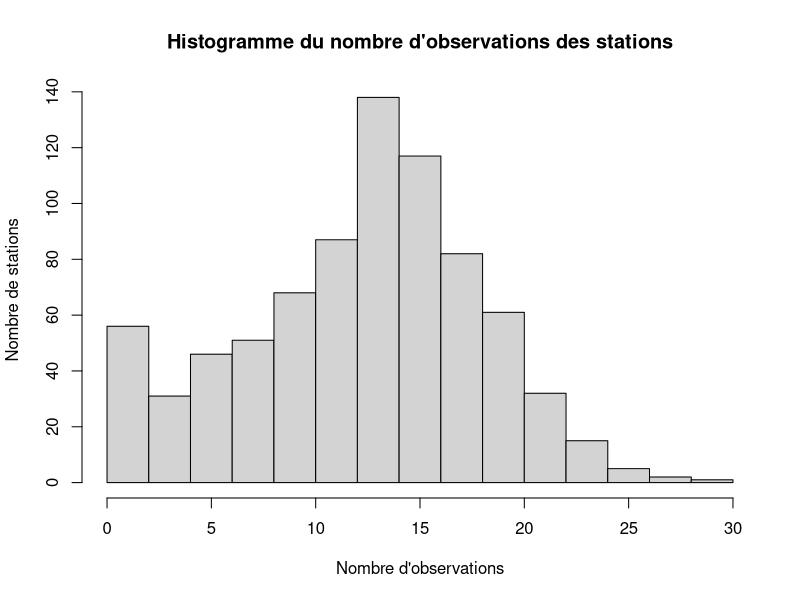
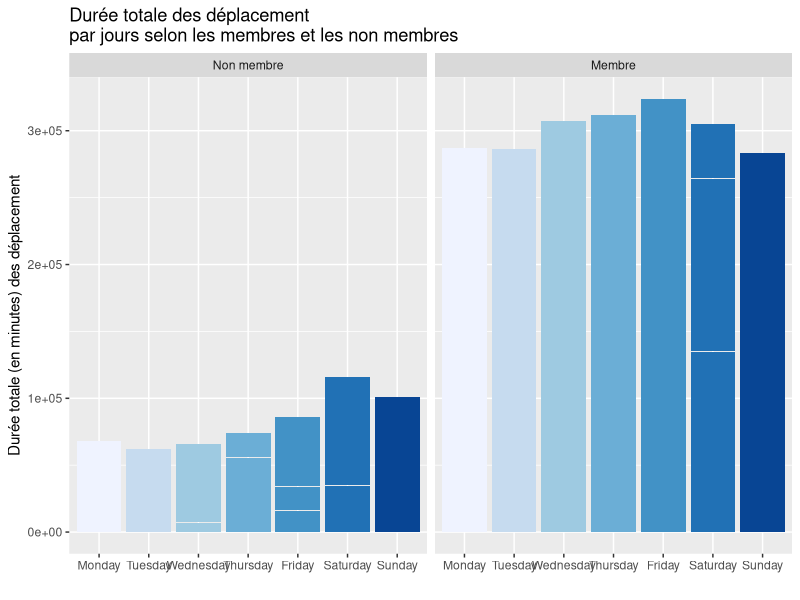
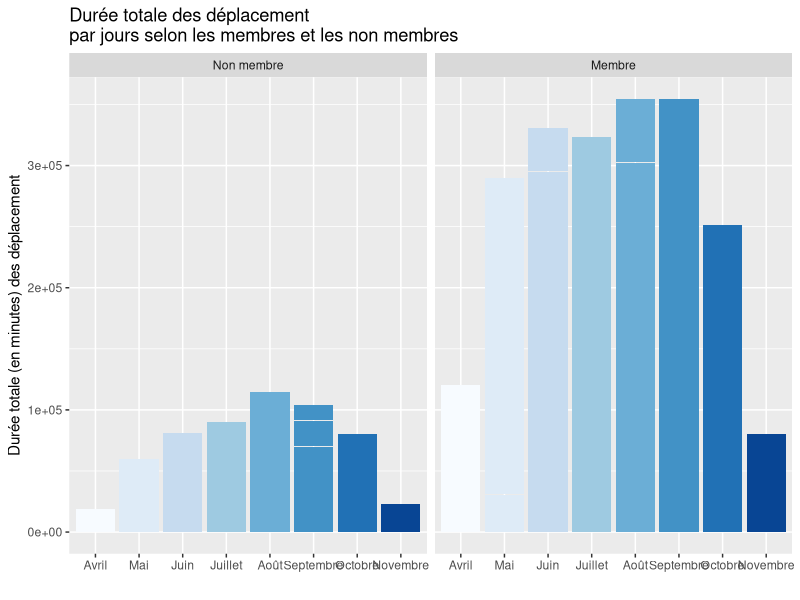
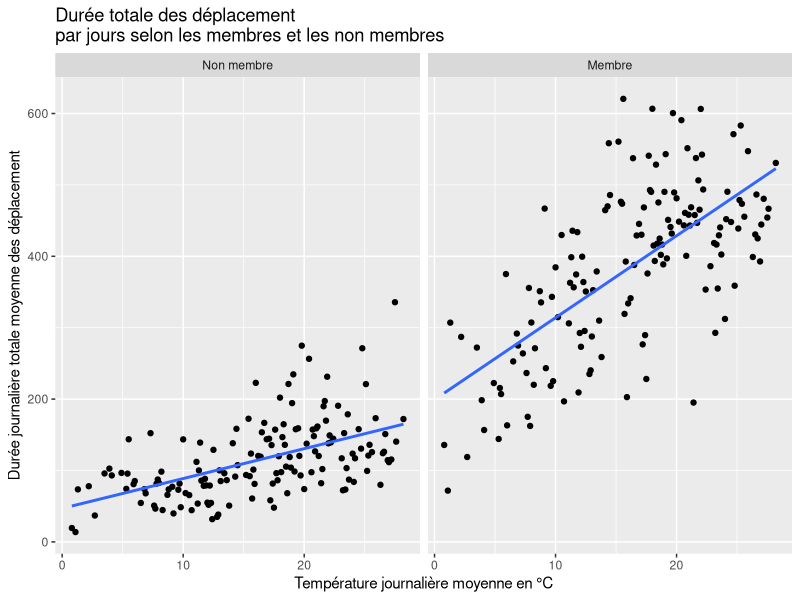
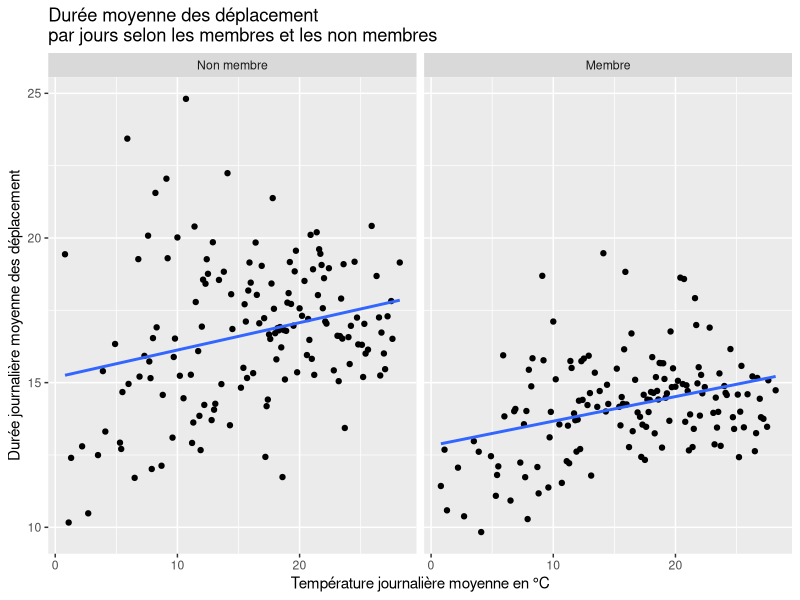
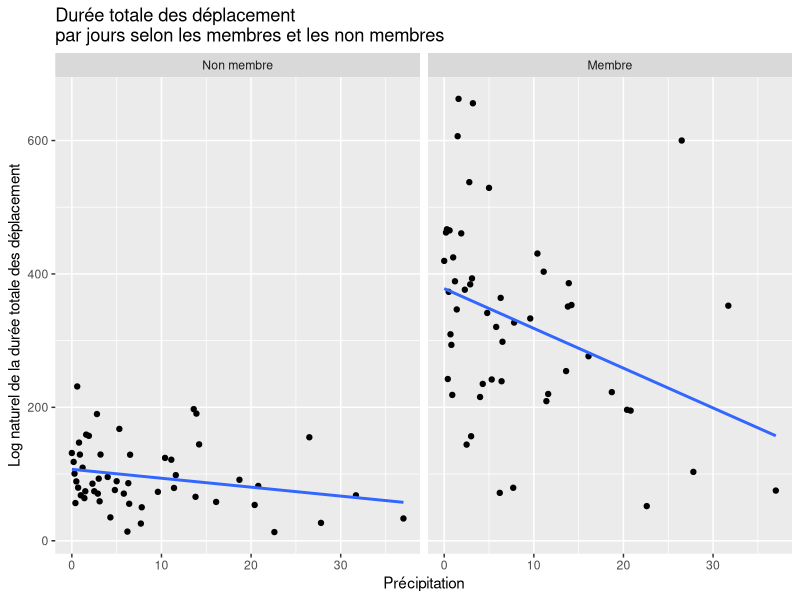
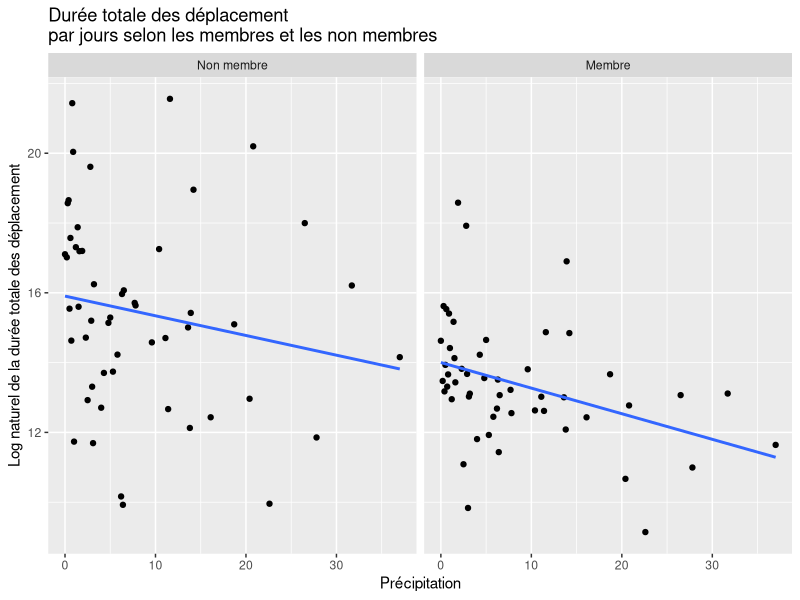
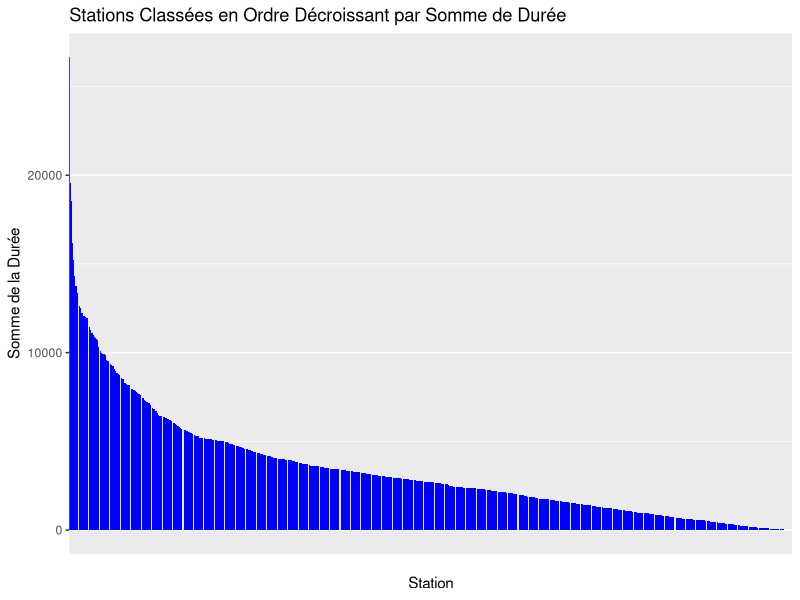

Recreate these plots in R, in order.
## ---- chunk 1
knitr::opts_chunk$set(echo = FALSE)
knitr::opts_chunk$set(message = FALSE)
knitr::opts_chunk$set(warning = FALSE)
knitr::opts_chunk$set(error = FALSE)
## ---- chunk 2
library(tidyverse)
library(ggthemes)
library(RColorBrewer)
library(knitr)
## ---- chunk 3
dat = read.csv("bixi1.csv")

## ---- chunk 4
#Importation des données
bixi_raw_data_df= dat
#bixi_raw_data_df=read.table("raw_data/bixi1.csv", sep = ",", header = T)
## ---- chunk 5
knitr::kable(head(bixi_raw_data_df), caption="6 premières observations du jeu de données")
## ---- chunk 6
knitr::kable(tail(bixi_raw_data_df), caption="6 dernières observations du jeu de données")
## ---- chunk 7
str(bixi_raw_data_df)
## ---- chunk 8
options(knitr.kable.NA = "")
bixi_df=data.frame(station=as.factor(bixi_raw_data_df$station),
                   mm=as.factor(bixi_raw_data_df$mm),
                   dd=as.factor(bixi_raw_data_df$dd),
                   wday=as.factor(bixi_raw_data_df$wday),
                   mem=as.factor(bixi_raw_data_df$mem),
                   holiday=as.factor(bixi_raw_data_df$holiday),
                   bixi_raw_data_df[,7:ncol(bixi_raw_data_df)])
knitr::kable(summary(bixi_df), caption="Sommaire des observations")
## ---- chunk 9
freqTable_station=table(bixi_df$station)
hist(freqTable_station, xlab = "Nombre d'observations", ylab = "Nombre de stations", main = "Histogramme du nombre d'observations des stations")
## ---- chunk 10
dat$wday <- factor(dat$wday,
                   levels = c("Monday", "Tuesday", "Wednesday", "Thursday", "Friday", "Saturday", "Sunday"))

label <- c(`1` = "Membre", `0` = "Non membre")
## ---- chunk 11
ggplot(dat, aes(x=wday, y=dur,
           fill = wday)) +
  geom_bar(stat = "identity") +
  scale_fill_brewer(palette = "Blues")+
  facet_wrap(~ mem,labeller=labeller(mem=label))+
  theme(legend.position="none")+
  labs(title = "Durée totale des déplacement \npar jours selon les membres et les non membres")+
  xlab("")+
  ylab("Durée totale (en minutes) des déplacement")
## ---- chunk 12
dat$wday <- factor(dat$wday,
                   levels = c("Monday", "Tuesday", "Wednesday", "Thursday", "Friday", "Saturday", "Sunday"))

label <- c(`1` = "Membre", `0` = "Non membre")
## ---- chunk 13
ggplot(dat, aes(as.factor(mm), dur, fill = as.factor(mm))) +
  geom_bar(stat = "identity") +
  scale_fill_brewer(palette = "Blues")+
  facet_wrap(~ mem,labeller=labeller(mem=label))+
  theme(legend.position="none")+
  scale_x_discrete(breaks = 4:11,labels=c("Avril","Mai","Juin", "Juillet", "Août", "Septembre", "Octobre", "Novembre")) +
  labs(title = "Durée totale des déplacement \npar jours selon les membres et les non membres")+
  xlab("")+
  ylab("Durée totale (en minutes) des déplacement")
## ---- chunk 14
dat_temp <- dat %>%
  select(mem, dur, temp, avg) %>% 
  group_by(temp, mem) %>%
  summarise(dur = (mean(dur)),
            avg = mean(avg))
## ---- chunk 15
ggplot(dat_temp, aes(temp, dur)) +
  geom_point() +
  facet_wrap(~mem,labeller=labeller(mem=label))+
  geom_smooth(method='lm',  se=FALSE) +
  labs(title = "Durée totale des déplacement \npar jours selon les membres et les non membres")+
  xlab("Température journalière moyenne en °C")+
  ylab("Durée journalière totale moyenne des déplacement")

ggplot(dat_temp, aes(temp, avg)) +
  geom_point() +
  facet_wrap(~mem,labeller=labeller(mem=label))+
  geom_smooth(method='lm',  se=FALSE) +
  labs(title = "Durée moyenne des déplacement \npar jours selon les membres et les non membres")+
  xlab("Température journalière moyenne en °C")+
  ylab("Durée journalière moyenne des déplacement")

dat_temp_cor = dat_temp %>% 
  group_by(mem) %>%
  summarise(cor = cor(temp,dur),
            cor_avg = cor(temp,avg))
## ---- chunk 16
dat_rain <- dat %>%
  select(mem, dur, rain, avg) %>% 
  group_by(rain, mem) %>%
  summarise(dur = mean(dur),
            avg = mean(avg))

## ---- chunk 17
ggplot(dat_rain, aes(rain, dur)) +
  geom_point() +
  facet_wrap(~mem,labeller=labeller(mem=label)) +
  geom_smooth(method='lm', se=FALSE) +
  labs(title = "Durée totale des déplacement \npar jours selon les membres et les non membres")+
  xlab("Précipitation")+
  ylab("Log naturel de la durée totale des déplacement")

ggplot(dat_rain, aes(rain, avg)) +
  geom_point() +
  facet_wrap(~mem,labeller=labeller(mem=label)) +
  geom_smooth(method='lm', se=FALSE) +
  labs(title = "Durée totale des déplacement \npar jours selon les membres et les non membres")+
  xlab("Précipitation")+
  ylab("Log naturel de la durée totale des déplacement")

dat_rain_cor = dat_rain %>% 
  group_by(mem) %>%
  summarise(cor = cor(rain,dur))
## ---- chunk 18
dat_mem <- dat %>%
  select(mem, avg, dur) %>% 
  group_by(mem) %>%
  summarise(avg = mean(avg), dur = sum(dur)) %>% 
  mutate(dur_relative = ifelse(mem == 1, dur / sum(dat$mem == 1), dur / sum(dat$mem ==0))) %>% 
  mutate(mem = ifelse(mem == 1, "Membre", "Non-membre"))
## ---- chunk 19
kable(dat_mem, col.names = c("Membre", "Durée moyenne", "Durée totale", "Durée totale relative"), caption = "Détail sur la durée selon les abonnements")
## ---- chunk 20
dat_hol <- dat %>%
  select(holiday, avg, dur) %>% 
  group_by(holiday) %>%
  summarise(avg = mean(avg), dur = sum(dur)) %>% 
  mutate(dur_relative = ifelse(holiday == 1, dur / sum(dat$holiday == 1), dur / sum(dat$holiday ==0))) %>% 
  mutate(holiday = ifelse(holiday == 1, "Férié", "Non férié"))


kable(dat_hol, col.names = c("Jour", "Durée moyenne", "Durée totale", "Durée totale relative"), caption = "Détail sur la durée selon les fériés")

## ---- chunk 21
dat_station = dat %>% group_by(station) %>% summarise(dur = sum(dur))
data <- dat_station[order(-dat_station$dur), ]

# Créer un graphique à barres classant les stations en ordre décroissant
ggplot(data, aes(x = factor(station, levels = unique(data$station)), y = dur)) +
  geom_bar(stat = "identity", fill = "blue") +
  labs(x = "Station", y = "Somme de la Durée", title = "Stations Classées en Ordre Décroissant par Somme de Durée") +
  scale_x_discrete(labels = rep("", length(data$station))) +
  theme(panel.grid.major.x = element_blank(),
        axis.ticks.x = element_blank())
  
top3_stat_dur = head(data, 3)
## ---- chunk 22
dat_temp_ntot <- dat %>%
  select(mem, n_tot, temp) %>% 
  group_by(temp, mem) %>%
  summarise(n_tot = (mean(n_tot)))

ggplot(dat_temp_ntot, aes(temp, n_tot)) +
  geom_point() + geom_smooth(method='lm', se=FALSE) +
  facet_wrap(~mem,labeller=labeller(mem=label)) +
  labs(title = "Nombre moyen de déplacements \npar rapport à la température")+
  xlab("Température en °C")+
  ylab("Nombre de déplacement moyen")

dat_temp_ntot_cor = dat_temp_ntot %>% 
  group_by(mem) %>%
  summarise(cor = cor(temp,n_tot))
## ---- chunk 23

mean_temp_vs_mm <- round(aggregate(dat$temp~dat$mm, FUN=mean, na.rm = TRUE), digits=2)
kable(mean_temp_vs_mm, col.names = c("Mois","Température moyenne (°C)"), caption = "Température moyenne par mois")

## ---- chunk 24
dat_rain_ntot <- dat %>%
  select(mem, n_tot, rain) %>% 
  group_by(rain, mem) %>%
  summarise(n_tot = ((n_tot)))

ggplot(dat_rain_ntot, aes(rain, n_tot)) +
  geom_point() + #geom_smooth(method='lm', se=FALSE) +
  facet_wrap(~mem,labeller=labeller(mem=label)) +
  labs(title = "Nombre moyen de déplacements \npar rapport à la quantité de précipitations")+
  xlab("Quantité de précipitations (mm) par jour")+
  ylab("Nombre de déplacement moyen")

dat_rain_ntot_cor = dat_rain_ntot %>% 
  group_by(mem) %>%
  summarise(cor = cor(rain,n_tot))
## ---- chunk 25

monday <- select(filter(dat, wday == "Monday" & mem == 1),n_tot,n_AM,n_PM)
v_monday <- c(mean(monday$n_AM),mean(monday$n_PM), mean(monday$n_tot-monday$n_AM-monday$n_PM),mean(monday$n_tot))

monday_nm <- select(filter(dat, wday == "Monday" & mem == 0),n_tot,n_AM,n_PM)
v_monday_nm <- c(mean(monday_nm$n_AM),mean(monday_nm$n_PM),mean(monday_nm$n_tot-monday_nm$n_AM-monday_nm$n_PM),mean(monday_nm$n_tot))


tuesday <- select(filter(dat, wday == "Tuesday" & mem == 1),n_tot,n_AM,n_PM)
v_tuesday <- c(mean(tuesday$n_AM),mean(tuesday$n_PM), mean(tuesday$n_tot-tuesday$n_AM-tuesday$n_PM),mean(tuesday$n_tot))

tuesday_nm <- select(filter(dat, wday == "Tuesday" & mem == 0),n_tot,n_AM,n_PM)
v_tuesday_nm <- c(mean(tuesday_nm$n_AM),mean(tuesday_nm$n_PM),mean(tuesday_nm$n_tot-tuesday_nm$n_AM-tuesday_nm$n_PM),mean(tuesday_nm$n_tot))


wednesday <- select(filter(dat, wday == "Wednesday" & mem == 1),n_tot,n_AM,n_PM)
v_wednesday <- c(mean(wednesday$n_AM),mean(wednesday$n_PM), mean(wednesday$n_tot-wednesday$n_AM-wednesday$n_PM),mean(wednesday$n_tot))

wednesday_nm <- select(filter(dat, wday == "Wednesday" & mem == 0),n_tot,n_AM,n_PM)
v_wednesday_nm <- c(mean(wednesday_nm$n_AM),mean(wednesday_nm$n_PM),mean(wednesday_nm$n_tot-wednesday_nm$n_AM-wednesday_nm$n_PM),mean(wednesday_nm$n_tot))


thursday <- select(filter(dat, wday == "Thursday" & mem == 1),n_tot,n_AM,n_PM)
v_thursday <- c(mean(thursday$n_AM),mean(thursday$n_PM), mean(thursday$n_tot-thursday$n_AM-thursday$n_PM),mean(thursday$n_tot))

thursday_nm <- select(filter(dat, wday == "Thursday" & mem == 0),n_tot,n_AM,n_PM)
v_thursday_nm <- c(mean(thursday_nm$n_AM),mean(thursday_nm$n_PM),mean(thursday_nm$n_tot-thursday_nm$n_AM-thursday_nm$n_PM),mean(thursday_nm$n_tot))


friday <- select(filter(dat, wday == "Friday" & mem == 1),n_tot,n_AM,n_PM)
v_friday <- c(mean(friday$n_AM),mean(friday$n_PM), mean(friday$n_tot-friday$n_AM-friday$n_PM),mean(friday$n_tot))

friday_nm <- select(filter(dat, wday == "Friday" & mem == 0),n_tot,n_AM,n_PM)
v_friday_nm <- c(mean(friday_nm$n_AM),mean(friday_nm$n_PM),mean(friday_nm$n_tot-friday_nm$n_AM-friday_nm$n_PM),mean(friday_nm$n_tot))


saturday <- select(filter(dat, wday == "Saturday" & mem == 1),n_tot,n_AM,n_PM)
v_saturday <- c(mean(saturday$n_AM),mean(saturday$n_PM), mean(saturday$n_tot-saturday$n_AM-saturday$n_PM),mean(saturday$n_tot))

saturday_nm <- select(filter(dat, wday == "Saturday" & mem == 0),n_tot,n_AM,n_PM)
v_saturday_nm <- c(mean(saturday_nm$n_AM),mean(saturday_nm$n_PM),mean(saturday_nm$n_tot-saturday_nm$n_AM-saturday_nm$n_PM),mean(saturday_nm$n_tot))


sunday <- select(filter(dat, wday == "Sunday" & mem == 1),n_tot,n_AM,n_PM)
v_sunday <- c(mean(sunday$n_AM),mean(sunday$n_PM), mean(sunday$n_tot-sunday$n_AM-sunday$n_PM),mean(sunday$n_tot))

sunday_nm <- select(filter(dat, wday == "Sunday" & mem == 0),n_tot,n_AM,n_PM)
v_sunday_nm <- c(mean(sunday_nm$n_AM),mean(sunday_nm$n_PM),mean(sunday_nm$n_tot-sunday_nm$n_AM-sunday_nm$n_PM),mean(sunday_nm$n_tot))


v_semaine <- c(mean(v_monday[1],v_tuesday[1],v_wednesday[1],v_thursday[1],v_friday[1]),+
             mean(v_monday[2],v_tuesday[2],v_wednesday[2],v_thursday[2],v_friday[2]),+
             mean(v_monday[3],v_tuesday[3],v_wednesday[3],v_thursday[3],v_friday[3]),+
             mean(v_monday[4],v_tuesday[4],v_wednesday[4],v_thursday[4],v_friday[4]))

v_fin_semaine <- c(mean(v_saturday[1],v_sunday[1]),+
                 mean(v_saturday[2],v_sunday[2]),+
                 mean(v_saturday[3],v_sunday[3]),+
                 mean(v_saturday[4],v_sunday[4]))


v_semaine_nm <- c(mean(v_monday_nm[1],v_tuesday_nm[1],v_wednesday_nm[1],v_thursday_nm[1],v_friday_nm[1]),+
             mean(v_monday_nm[2],v_tuesday_nm[2],v_wednesday_nm[2],v_thursday_nm[2],v_friday_nm[2]),+
             mean(v_monday_nm[3],v_tuesday_nm[3],v_wednesday_nm[3],v_thursday_nm[3],v_friday_nm[3]),+
             mean(v_monday_nm[4],v_tuesday_nm[4],v_wednesday_nm[4],v_thursday_nm[4],v_friday_nm[4]))

v_fin_semaine_nm <- c(mean(v_saturday_nm[1],v_sunday_nm[1]),+
                 mean(v_saturday_nm[2],v_sunday_nm[2]),+
                 mean(v_saturday_nm[3],v_sunday_nm[3]),+
                 mean(v_saturday_nm[4],v_sunday_nm[4]))

n_tot_vs_day = ceiling(c(v_monday, v_tuesday, v_wednesday, v_thursday, v_friday, v_saturday, v_sunday, v_semaine, v_fin_semaine))
n_tot_vs_day_nm = ceiling(c(v_monday_nm, v_tuesday_nm, v_wednesday_nm, v_thursday_nm, v_friday_nm, v_saturday_nm, v_sunday_nm, v_semaine_nm, v_fin_semaine_nm))


moment <- rep(c("AM", "PM", "Nuit", "Total"),9)

day <- c(rep("Lundi",4), rep("Mardi",4), rep("Mercredi",4), rep("Jeudi",4), rep("Vendredi",4), rep("Samedi",4), rep("Dimanche",4), rep("Semaine",4), rep("Fin de semaine",4))

wday_data_n <- data.frame(moment,n_tot_vs_day,day)
wday_data_n_nm <- data.frame(moment,n_tot_vs_day_nm,day)

wday_data_n <- wday_data_n %>% mutate(day=factor(day, 
                                      levels=c("Lundi", "Mardi", "Mercredi",
                                               "Jeudi", "Vendredi", "Samedi", 
                                               "Dimanche", "Semaine", "Fin de semaine"), ordered=TRUE))

wday_data_n_nm <- wday_data_n_nm %>% mutate(day=factor(day, 
                                      levels=c("Lundi", "Mardi", "Mercredi",
                                               "Jeudi", "Vendredi", "Samedi", 
                                               "Dimanche", "Semaine", "Fin de semaine"), ordered=TRUE))

ggplot(wday_data_n, aes(fill=moment,y = n_tot_vs_day, x = day )) + geom_bar(position="dodge", stat="identity")+
geom_text(aes(label=n_tot_vs_day), position=position_dodge(width=0.9), vjust=-0.25) #+
  #geom_vline(xintercept=7.5, linetype="dotted", color="red", size = 0.8)

ggplot(wday_data_n_nm, aes(fill=moment,y = n_tot_vs_day_nm, x = day )) + geom_bar(position="dodge", stat="identity")+
geom_text(aes(label=n_tot_vs_day_nm), position=position_dodge(width=0.9), vjust=-0.25) #+
  #geom_vline(xintercept=7.5, linetype="dotted", color="red", size = 0.8)
              
## ---- chunk 26

dat_hol_n_tot <- dat %>%
  select(holiday, n_tot) %>% 
  group_by(holiday) %>%
  mutate(mean_n_tot = n_tot) %>% 
  summarise(mean_n_tot = mean(n_tot), n_tot = sum(n_tot)) %>%
  mutate(holiday = ifelse(holiday == 1, "Férié", "Non férié"))

kable(dat_hol_n_tot, col.names = c("Jour", "Nb. déplacement moyen", "Nb. déplacement total"), caption = "Détail sur le nombre de déplacement selon les fériés")

## ---- chunk 27
dat_mem_n_tot <- dat %>%
  select(mem, n_tot) %>% 
  group_by(mem) %>%
  summarise(avg = mean(n_tot), n_tot = sum(n_tot)) %>% 
  mutate(mem = ifelse(mem == 1, "Membre", "Non-membre"))

kable(dat_mem_n_tot, col.names = c("Membre", "Nb. de déplacement moyen", "Nb. de déplacement total"), caption = "Détail sur le nombre de déplacement selon les abonnements")
## ---- chunk 28

etat <- rep(c("Membre", "Non-membre"),8)

mois <- c(rep("Avril",2), rep("Mai",2), rep("Juin",2), rep("Juillet",2), rep("Août",2), rep("Septembre",2), rep("Octobre",2), rep("Novembre",2))

dat_mem_n_tot_vs_mm <- select(filter(dat,mem == 1),n_tot,mm)
dat_nmem_n_tot_vs_mm <- select(filter(dat,mem == 0),n_tot,mm)

#v_n_tot_vs_mm <- ceiling(c(mean(filter(dat_mem_n_tot_vs_mm, mm == 4)$n_tot), mean(filter(dat_nmem_n_tot_vs_mm, mm == 4)$n_tot),+
#                       mean(filter(dat_mem_n_tot_vs_mm, mm == 5)$n_tot), mean(filter(dat_nmem_n_tot_vs_mm, mm == 5)$n_tot),+
#                       mean(filter(dat_mem_n_tot_vs_mm, mm == 6)$n_tot), mean(filter(dat_nmem_n_tot_vs_mm, mm == 6)$n_tot),+
#                       mean(filter(dat_mem_n_tot_vs_mm, mm == 7)$n_tot), mean(filter(dat_nmem_n_tot_vs_mm, mm == 7)$n_tot),+
#                       mean(filter(dat_mem_n_tot_vs_mm, mm == 8)$n_tot), mean(filter(dat_nmem_n_tot_vs_mm, mm == 8)$n_tot),+
#                       mean(filter(dat_mem_n_tot_vs_mm, mm == 9)$n_tot), mean(filter(dat_nmem_n_tot_vs_mm, mm == 9)$n_tot),+
#                       mean(filter(dat_mem_n_tot_vs_mm, mm == 10)$n_tot), mean(filter(dat_nmem_n_tot_vs_mm, mm == 10)$n_tot),+
#                       mean(filter(dat_mem_n_tot_vs_mm, mm == 11)$n_tot), mean(filter(dat_nmem_n_tot_vs_mm, mm == 11)$n_tot)))

v_n_tot_vs_mm <- c(sum(filter(dat_mem_n_tot_vs_mm, mm == 4)$n_tot), sum(filter(dat_nmem_n_tot_vs_mm, mm == 4)$n_tot),+
                       sum(filter(dat_mem_n_tot_vs_mm, mm == 5)$n_tot), sum(filter(dat_nmem_n_tot_vs_mm, mm == 5)$n_tot),+
                       sum(filter(dat_mem_n_tot_vs_mm, mm == 6)$n_tot), sum(filter(dat_nmem_n_tot_vs_mm, mm == 6)$n_tot),+
                       sum(filter(dat_mem_n_tot_vs_mm, mm == 7)$n_tot), sum(filter(dat_nmem_n_tot_vs_mm, mm == 7)$n_tot),+
                       sum(filter(dat_mem_n_tot_vs_mm, mm == 8)$n_tot), sum(filter(dat_nmem_n_tot_vs_mm, mm == 8)$n_tot),+
                       sum(filter(dat_mem_n_tot_vs_mm, mm == 9)$n_tot), sum(filter(dat_nmem_n_tot_vs_mm, mm == 9)$n_tot),+
                       sum(filter(dat_mem_n_tot_vs_mm, mm == 10)$n_tot), sum(filter(dat_nmem_n_tot_vs_mm, mm == 10)$n_tot),+
                       sum(filter(dat_mem_n_tot_vs_mm, mm == 11)$n_tot), sum(filter(dat_nmem_n_tot_vs_mm, mm == 11)$n_tot))


dmm_data_n_tot <- data.frame(etat,v_n_tot_vs_mm,mois)

#ggplot(dmm_data_n_tot, aes(fill=etat,y = v_n_tot_vs_mm, x = mois)) + geom_bar(position="dodge",stat="identity")+
#geom_text(aes(label=v_n_tot_vs_mm), position=position_dodge(width=0.9), vjust=-0.25)


dat_test <- dat %>%
  select(mem, n_tot, mm) %>% 
  group_by(mm, mem) %>%
  summarise(n_tot = (sum(n_tot)))

mois <- c(rep("Avril",2), rep("Mai",2), rep("Juin",2), rep("Juillet",2), rep("Août",2), rep("Septembre",2), rep("Octobre",2), rep("Novembre",2))

dat_test <- dat_test %>% mutate(mm=factor(mm, 
                                      levels=c(4:11), ordered=TRUE))


ggplot(dat_test, aes(x=mm, y=n_tot,
           fill = mois)) +
  geom_bar(stat = "identity") +
  scale_fill_brewer(palette = "Blues")+
  facet_wrap(~ mem,labeller=labeller(mem=label))+
  theme(legend.position="none")+
  labs(title = "Nombre de déplacement \npar jours selon les membres et les non membres")+
  xlab("")+
  ylab("Nombre de déplacement")

## ---- chunk 29

dat_n_tot_station <- dat %>%
  select(mem, n_tot, station) %>% 
  group_by(station, mem) %>%
  summarise(n_tot = (sum(n_tot)))%>% 
  add_count(station) %>% 
  filter(dense_rank(n_tot) < 14)


plot(dat_n_tot_station$station,dat_n_tot_station$n_tot)
## ---- chunk 30
kable(cor(dat$rev, dat$dur, use = "complete.obs"), caption="Corrélation entre le revenu et la durée de trajet",col.names = c(""))

## ---- chunk 31

#ggplot(dat,aes(as.factor(wday), rev, fill=as.factor(wday)))+
#  geom_bar(stat = "identity")+
#  scale_fill_brewer(palette = "Blues")+
#  theme_minimal()+
#  theme(legend.position = "none")+
#  ggtitle("Revenu selon les journées de la semaine")+
#  ylab("Revenu")+
#  xlab("")

df_Nmem_compl <- dat  %>% subset(mem == '0')

dat_rev <- df_Nmem_compl %>%
  select(rev, holiday) %>% 
  group_by(holiday) %>%
  summarise(rev_moyen = mean(rev),rev_total = sum(rev)) %>% 
  mutate(holiday = ifelse(holiday == 1, "Journée fériée", "journée normale"))

dat_rev

kable(dat_rev, col.names = c("", "Revenu moyen", "Revenu total"), caption = "Détails entre les journées fériées et le revenu rapporté par les non-membres")
## ---- chunk 32
knitr::kable(summary(dat), caption="tableau")

## ---- chunk 33
donnees_summary <- dat %>%
  group_by(mem) %>%
  summarise(percentage = n() / nrow(dat) * 100)
# Création variable pour afficher en %

# Création du graphique à barres
ggplot(data = donnees_summary, aes(x = factor(mem), y = percentage, fill = factor(mem))) +
  geom_bar(stat = "identity") +
  guides(fill=guide_legend(title = "Membre"))+
  ggtitle("Pourcentage de membre et de non membre BIXI")+
  xlab("")+
  ylab("Pourcentage")+
  theme_minimal()
## ---- chunk 34
dat %>%  ggplot(aes(avg,temp))+
  geom_point()+
  theme_minimal()

dat %>% ggplot(aes(dur))+
  geom_density()
  
